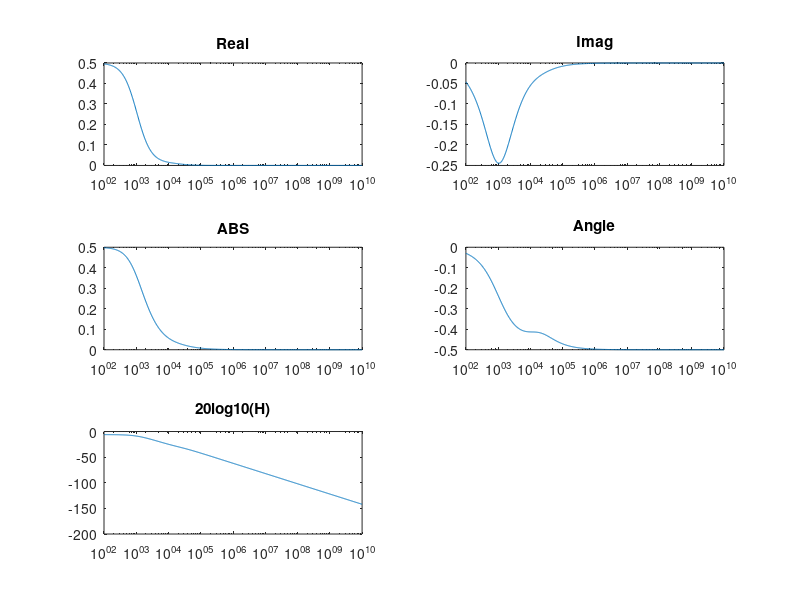

This chart was generated by the following MATLAB code: (Note: this script raises an error after producing the figure.)
%Dominik Michalczyk
%m-plik: DM_czwornik
%08.05.2022 22:22

clc; clear; close all;

R1 = 1; R2 = 2; R3 = 3; C1 = 10e-6; C2 = 100e-6; 
f = logspace(2,10,1000);


fo = 1000; U = 10; dt = 1e-6; t=0:dt:0.01; p=-5; N = length(t);

w = 2.*pi*f;

Zc1 = -j./(w*C1);
Zc2 = -j./(w*C2);

Z1 = Zc1 * R1./(Zc1 + R1) + R2;
Z2 = Zc2 * R3./(Zc2 + R3);

Z12 = Z1 + Z2;

H = Z2./Z12;

figure(1) 
    subplot(3,2,1)
    semilogx(f,real(H))
    title("Real")
    subplot(3,2,2)
    semilogx(f,imag(H))
    title("Imag")
    subplot(3,2,3)
    semilogx(f,abs(H))
    title("ABS")
    subplot(3,2,4)
    semilogx(f,angle(H)/pi)
    title("Angle")
    subplot(3,2,5)
    semilogx(f,20*log10(abs(H)))
    title("20log10(H)")


A = [ -1/(R2*C1) - 1/(R1*C1)  , -1/(R2*C1);
      -1/(C2*R2), -1/(C2*R2) - 1/(R3*C2)];

b = [1/(R2*C1) ; 1/(C2*R2)];

X(1:2,1)=[-1; -1];
for n=1:N-1
    X(1:2,n+1)=X(1:2,n) + dt*fun(X(1:2,n), t(n), A, b, fo, p);
end
Uin = ug(t,fo,p);

figure(2)
    hold on;
    plot(t,Uin,'r')
    plot(t,X(2,:),'b')
    legend("Uin", "Uout")
%end